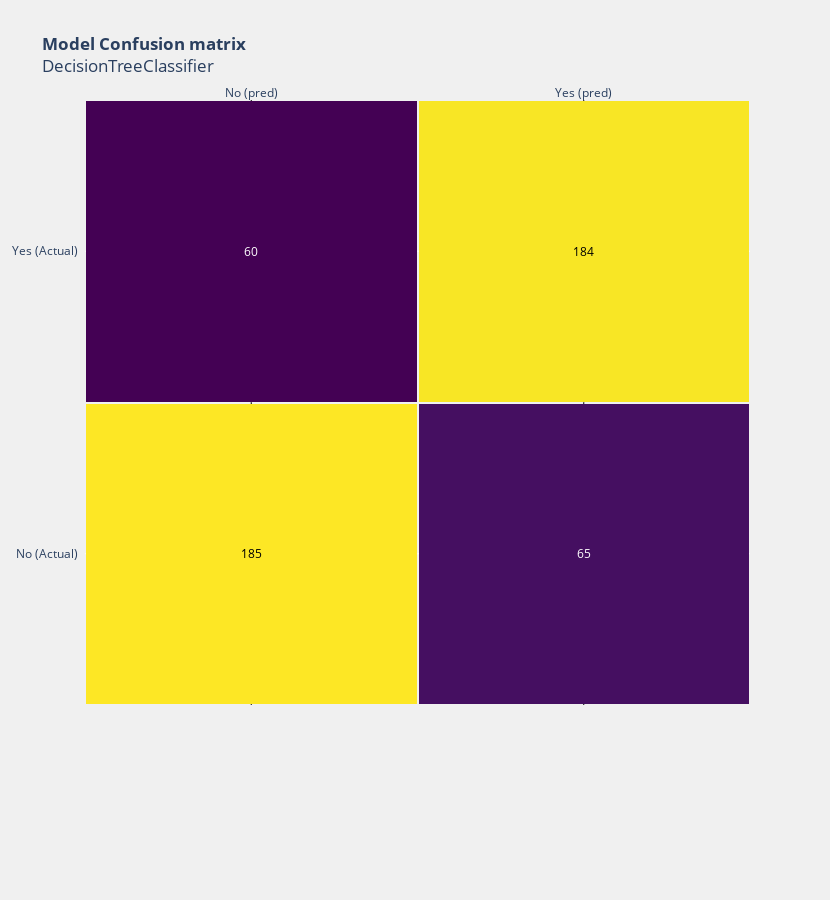

This figure's notebook cell:
### Code cell
plot_confusion_matrix(tree_clf)

plot_feature_importance(tree_clf)

### Figure 1 — Plotly figure (JSON) as saved in the notebook; plotly's stock layout.template omitted (floating-point values rounded to 4 significant figures)
{"data": [{"colorscale": [[0, "#440154"], [0.1111, "#482878"], [0.2222, "#3e4989"], [0.3333, "#31688e"], [0.4444, "#26828e"], [0.5556, "#1f9e89"], [0.6667, "#35b779"], [0.7778, "#6ece58"], [0.8889, "#b5de2b"], [1, "#fde725"]], "hoverinfo": "z", "reversescale": false, "showscale": false, "type": "heatmap", "x": ["No (pred)", "Yes (pred)"], "xgap": 2, "y": ["No (Actual)", "Yes (Actual)"], "ygap": 2, "z": [[185, 65], [60, 184]]}], "layout": {"annotations": [{"font": {"color": "#000000"}, "showarrow": false, "text": "185", "x": "No (pred)", "xref": "x", "y": "No (Actual)", "yref": "y"}, {"font": {"color": "#FFFFFF"}, "showarrow": false, "text": "65", "x": "Yes (pred)", "xref": "x", "y": "No (Actual)", "yref": "y"}, {"font": {"color": "#FFFFFF"}, "showarrow": false, "text": "60", "x": "No (pred)", "xref": "x", "y": "Yes (Actual)", "yref": "y"}, {"font": {"color": "#000000"}, "showarrow": false, "text": "184", "x": "Yes (pred)", "xref": "x", "y": "Yes (Actual)", "yref": "y"}], "autosize": true, "height": 900, "margin": {"b": 195}, "paper_bgcolor": "rgba(240,240,240, 0.95)", "plot_bgcolor": "rgba(240,240,240, 0.95)", "showlegend": false, "title": {"text": "<b>Model Confusion matrix</b><br>DecisionTreeClassifier"}, "width": 830, "xaxis": {"dtick": 1, "gridcolor": "rgb(0, 0, 0)", "side": "top", "ticks": ""}, "yaxis": {"dtick": 1, "ticks": "", "ticksuffix": "  "}}}
